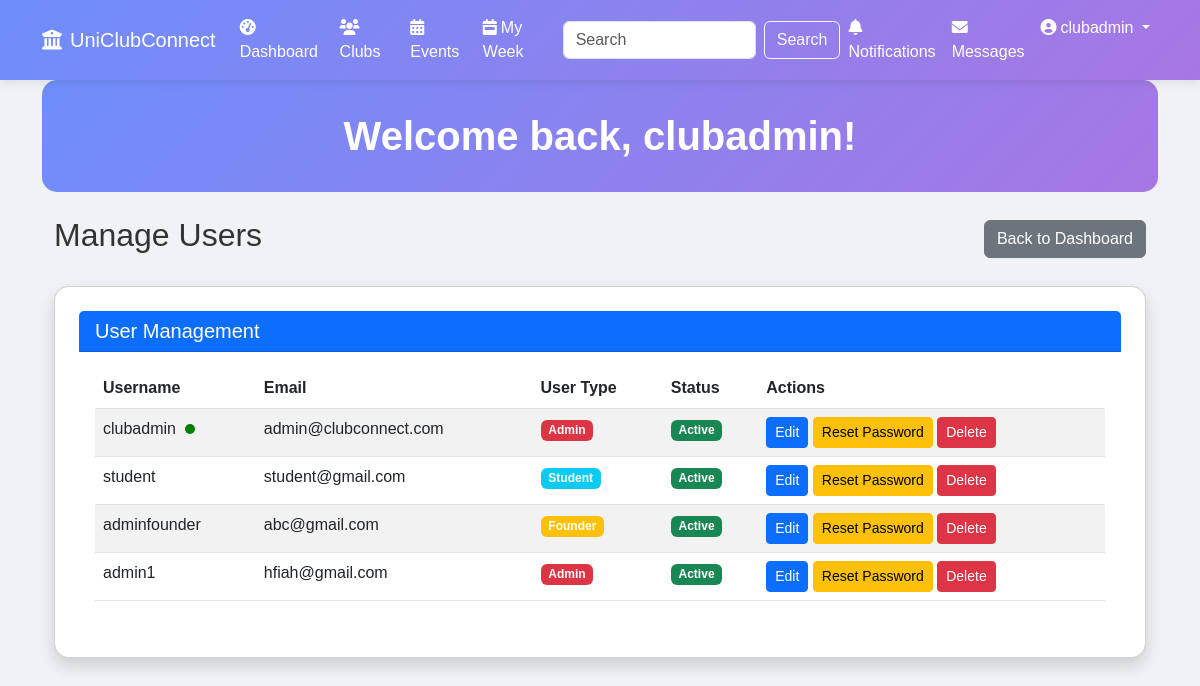
/manage-users/ (signed in), run on the app's committed database.
### accounts/models.py (models this page shows, shortened)
class User(AbstractUser):
    USER_TYPE_CHOICES = (
        ('admin', 'Admin'),
        ('student', 'Student'),
        ('founder', 'Founder'),
    )
    user_type = models.CharField(max_length=10, choices=USER_TYPE_CHOICES, default='student')
    profile_picture = models.ImageField(upload_to='profile_pics/', null=True, blank=True)
    department = models.CharField(max_length=100, blank=True)
    bio = models.TextField(blank=True)
    last_seen = models.DateTimeField(null=True, blank=True)
    def is_online(self):
        if self.last_seen:
            return (timezone.now() - self.last_seen) < timezone.timedelta(minutes=5)
        return False
    def is_admin(self):
        return self.user_type == 'admin'

### dashboard/views.py (the view)
# urls.py: path('manage-users/', views.manage_users, name='manage_users'),
@login_required
def manage_users(request):
    if not request.user.is_admin():
        messages.error(request, "You don't have permission to access this page.")
        return redirect('dashboard')
    users = User.objects.all()
    return render(request, 'dashboard/manage_users.html', {'users': users})

### dashboard/context_processors.py (called while the page is built)
def notification_count(request):
    if request.user.is_authenticated:
        unread_count = Notification.objects.filter(user=request.user, is_read=False).count()
        return {
            'unread_notification_count': unread_count
        }
    return {
        'unread_notification_count': 0
    }

### sitetheme/context_processors.py (called while the page is built)
def theme_settings(request):
    try:
        settings = ThemeSettings.objects.get(pk=1)
    except ThemeSettings.DoesNotExist:
        settings = None
    return {'theme_settings': settings}

### templates/dashboard/manage_users.html (shortened to what this page needs)
{% extends 'base.html' %}
{% block content %}
<div class="container mt-4">
    <div class="d-flex justify-content-between align-items-center mb-4">
        <h2>Manage Users</h2>
        <a href="{% url 'dashboard' %}" class="btn btn-secondary">Back to Dashboard</a>
    </div>
    <div class="card shadow">
        <div class="card-header bg-primary text-white">
            <h5 class="mb-0">User Management</h5>
        </div>
        <div class="card-body">
            <div class="table-responsive">
                <table class="table table-striped">
                    <thead>
                        <tr>
                            <th>Username</th>
                            <th>Email</th>
                            <th>User Type</th>
                            <th>Status</th>
                            <th>Actions</th>
                        </tr>
                    </thead>
                    <tbody>
                        {% for user in users %}
                        <tr>
                            <td>
                                {{ user.username }}
                                {% if user.is_online %}
                                    <span class="online-indicator"></span>
                                {% endif %}
                            </td>
                            <td>{{ user.email }}</td>
                            <td>
                                <span class="badge {% if user.user_type == 'admin' %}bg-danger{% elif user.user_type == 'founder' %}bg-warning{% else %}bg-info{% endif %}">
                                    {{ user.get_user_type_display }}
                                </span>
                            </td>
                            <td>
                                {% if user.is_active %}
                                <span class="badge bg-success">Active</span>
                                {% else %}
                                <span class="badge bg-secondary">Inactive</span>
                                {% endif %}
                            </td>
                            <td>
                                <a href="{% url 'edit_user' user.id %}" class="btn btn-sm btn-primary">Edit</a>
                                <a href="{% url 'reset_user_password' user.id %}" class="btn btn-sm btn-warning">Reset Password</a>
                                <a href="{% url 'delete_user' user.id %}" class="btn btn-sm btn-danger">Delete</a>
                            </td>
                        </tr>
                        {% empty %}
                        <tr>
                            <td colspan="5" class="text-center">No users found</td>
                        </tr>
                        {% endfor %}
                    </tbody>
                </table>
            </div>
        </div>
    </div>
</div>
{% endblock %}

### templates/base.html (shortened to what this page needs)
{% load static %}
<!DOCTYPE html>
<html lang="en">
<head>
    <link href="https://cdn.jsdelivr.net/npm/bootstrap@5.3.0-alpha1/dist/css/bootstrap.min.css" rel="stylesheet">
    <link rel="stylesheet" href="https://cdnjs.cloudflare.com/ajax/libs/font-awesome/6.0.0/css/all.min.css">
    <link rel="stylesheet" href="{% static 'css/dynamic_theme.css' %}">
</head>
<body>
    <nav class="navbar navbar-expand-lg navbar-dark">
        <div class="container">
            <a class="navbar-brand" href="{% url 'home' %}">
                <i class="fas fa-university me-2"></i>UniClubConnect
            </a>
            <div class="collapse navbar-collapse" id="navbarNav">
                <ul class="navbar-nav me-auto">
                    <li class="nav-item">
                        <a class="nav-link" href="{% url 'dashboard' %}">
                            <i class="fas fa-tachometer-alt me-1"></i>Dashboard
                        </a>
                    </li>
                    <li class="nav-item">
                        <a class="nav-link" href="{% url 'manage_clubs' %}">
                            <i class="fas fa-users me-1"></i>Clubs
                        </a>
                    </li>
                    <li class="nav-item">
                        <a class="nav-link" href="{% url 'events' %}">
                            <i class="fas fa-calendar-alt me-1"></i>Events
                        </a>
                    </li>
                    <li class="nav-item">
                        <a class="nav-link" href="{% url 'my_week' %}">
                            <i class="fas fa-calendar-week me-1"></i>My Week
                        </a>
                    </li>
                </ul>
                <form class="d-flex me-auto" action="{% url 'search' %}" method="get">
                    <input class="form-control me-2" type="search" name="q" placeholder="Search" aria-label="Search">
                    <button class="btn btn-outline-light" type="submit">Search</button>
                </form>
                <ul class="navbar-nav">
                    <li class="nav-item">
                        <a class="nav-link notification-icon" href="{% url 'notifications' %}">
                            <i class="fas fa-bell me-1"></i>Notifications
                        </a>
                    </li>
                    <li class="nav-item">
                        <a class="nav-link message-icon" href="{% url 'chat' %}">
                            <i class="fas fa-envelope me-1"></i>Messages
                        </a>
                    </li>
                    {% if user.is_authenticated %}
                    <li class="nav-item dropdown">
                        <a class="nav-link dropdown-toggle" href="#" id="navbarDropdown" role="button" data-bs-toggle="dropdown" aria-expanded="false">
                            <i class="fas fa-user-circle me-1"></i>{{ user.username }}
                        </a>
                    </li>
                    {% endif %}
                </ul>
            </div>
        </div>
    </nav>
    <div class="container main-content">
        {% if user.is_authenticated %}
        <div class="header">
            <h1>Welcome back, {{ user.username }}!</h1>
        </div>
        {% endif %}
        {% block content %}{% endblock %}
    </div>
</body>
</html>

### static/css/dynamic_theme.css (style rules this page uses)
body { font-family: 'Poppins', sans-serif; background-color: #f0f2f5; color: #333; transition: background-color 0.3s, color 0.3s; }
.card { background: #fff; border-radius: 15px; box-shadow: 0 4px 20px rgba(0, 0, 0, 0.05); padding: 1.5rem; transition: transform 0.3s, box-shadow 0.3s; }
.header { background: linear-gradient(135deg, #6e8efb, #a777e3); color: #fff; padding: 2rem; border-radius: 15px; text-align: center; }
.header h1 { font-size: 2.5rem; font-weight: 700; margin: 0; }
.card, .header { animation: fadeIn 0.5s ease-out; }
.navbar { background: linear-gradient(135deg, #6e8efb, #a777e3); box-shadow: 0 2px 10px rgba(0, 0, 0, 0.1); }
.navbar-brand, .nav-link, .navbar-toggler-icon { color: #fff !important; }
.navbar-brand .fa-university, .nav-link .fas { color: #fff; transition: color 0.3s; }

### templates/dashboard/manage_users.html (style rules this page uses)
.online-indicator { display: inline-block; width: 10px; height: 10px; background-color: green; border-radius: 50%; margin-left: 5px; }

### data on the page
User: username "clubadmin", email "admin@clubconnect.com", user_type "Admin", is_active "Active"
User: username "student", email "student@gmail.com", user_type "Student", is_active "Active"
User: username "adminfounder", email "abc@gmail.com", user_type "Founder", is_active "Active"
User: username "admin1", email "hfiah@gmail.com", user_type "Admin", is_active "Active"
